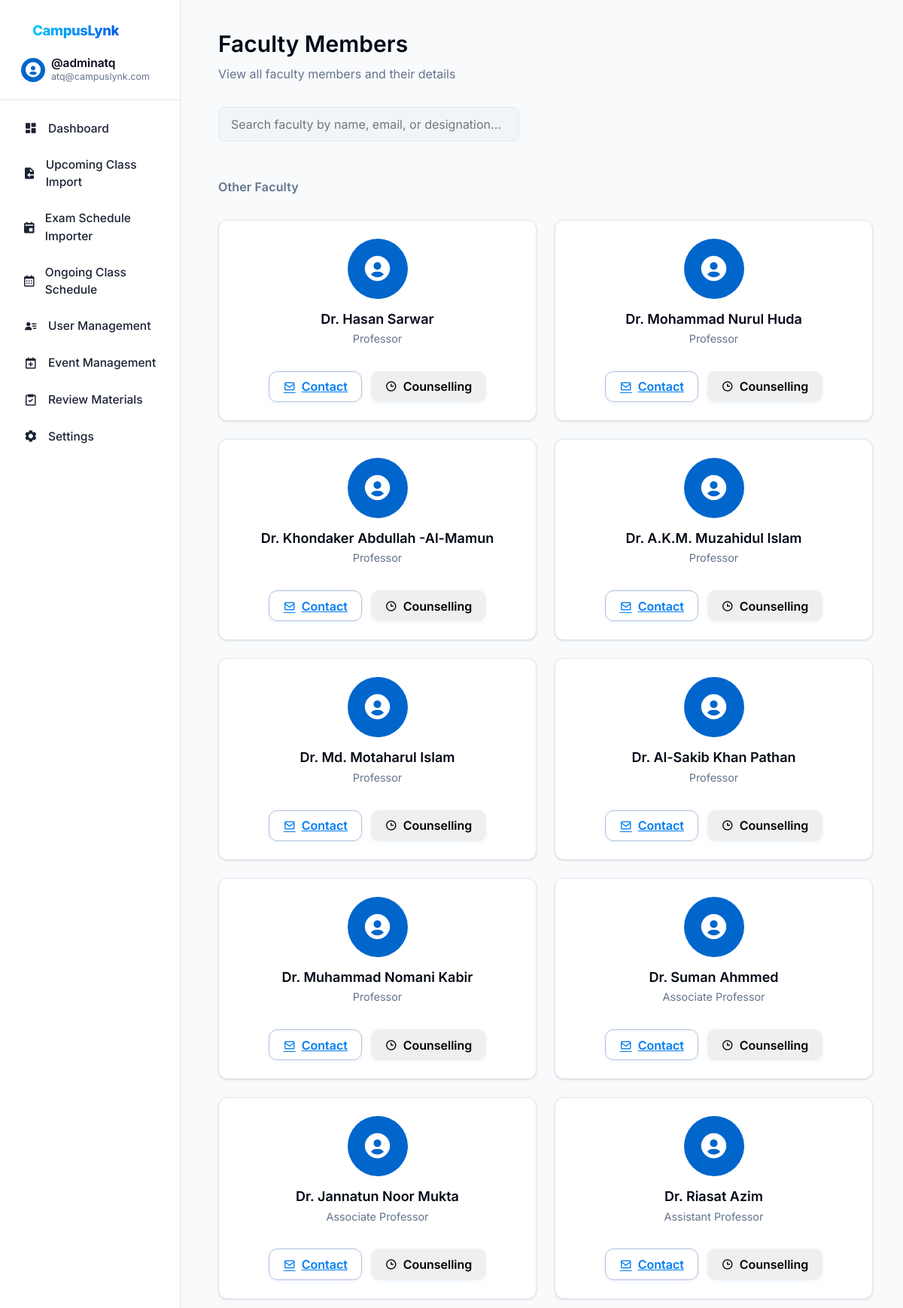
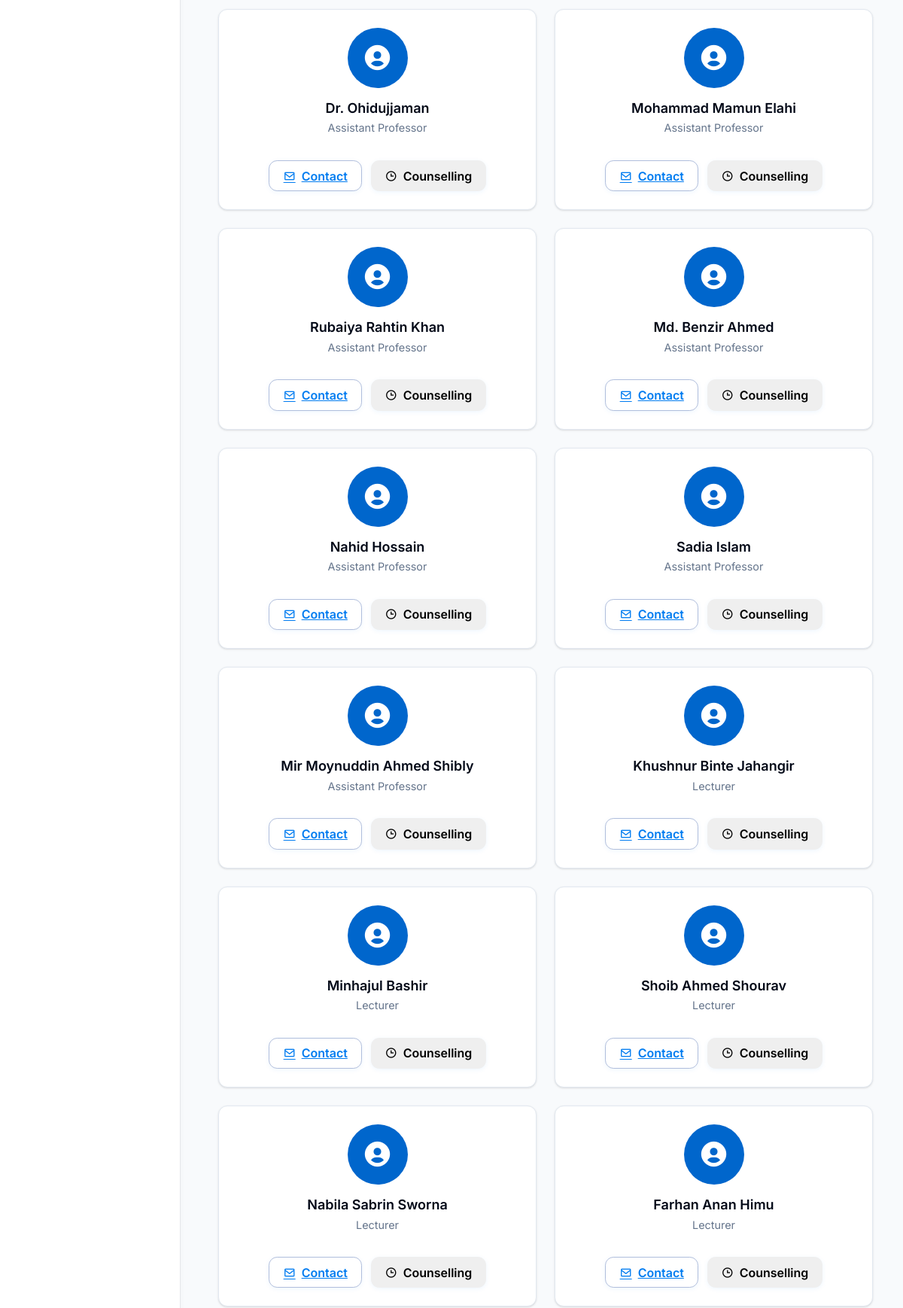
/faculty.php (signed in, upper part), run on the app's committed database (2 pictures, top to bottom).
### tables this page shows
CREATE TABLE `users` (
  `id` int(11) NOT NULL,
  `username` varchar(255) NOT NULL,
  `email` varchar(255) NOT NULL,
  `password` varchar(255) NOT NULL,
  `role` enum('student','faculty','admin') NOT NULL,
  `name` varchar(255) NOT NULL
);

CREATE TABLE `faculty` (
  `id` int(11) NOT NULL,
  `name` varchar(255) NOT NULL,
  `designation` varchar(255) NOT NULL,
  `email` varchar(255) DEFAULT NULL
);

### faculty.php (the view, shortened to what this page needs)
<?php
try {
    $database = new Database();
    $db = $database->getConnection();
    $query = $db->prepare("SELECT * FROM faculty");
    $query->execute();
    $facultyList = $query->fetchAll(PDO::FETCH_ASSOC);
} catch (PDOException $e) {
    $facultyList = [];
    $error = "Database Error: " . htmlspecialchars($e->getMessage());
}
$pinnedFacultyIds = [];
?>
<!DOCTYPE html>
<html lang="en">
<head>
    <link href='https://unpkg.com/boxicons@2.1.4/css/boxicons.min.css' rel='stylesheet'>
    <link rel="stylesheet" href="css/base.css">
    <link rel="stylesheet" href="css/layout.css">
    <link rel="stylesheet" href="css/components.css">
    <link rel="stylesheet" href="css/faculty.css">
</head>
<body>
<div class="dashboard-layout">
  <?php include 'sidebar.php'; ?>
  <main id="main-content" class="main-content fade-transition fade-out" style="">
    <section class="welcome-section">
        <h1>Faculty Members</h1>
        <p class="text-muted">View all faculty members and their details</p>
    </section>
    <div class="faculty-search-bar" style="margin-bottom: 1.5rem; max-width: 400px;">
        <input type="text" id="facultySearch" class="form-input" placeholder="Search faculty by name, email, or designation..." oninput="filterFaculty()">
    </div>
    <div class="faculty-grid" id="facultyGrid">
        <?php
        $pinned = [];
        $others = [];
        foreach ($facultyList as $faculty) {
            if (in_array($faculty['id'], $pinnedFacultyIds)) {
                $pinned[] = $faculty;
            } else {
                $others[] = $faculty;
            }
        }
        ?>
        <?php if (!empty($others)): ?>
            <div class="faculty-section-label" style="grid-column: 1 / -1; font-weight: 600; color: var(--muted-foreground); margin: 1.5rem 0 0.5rem 0;">Other Faculty</div>
            <?php foreach ($others as $faculty): ?>
                <div class="faculty-card" data-name="<?php echo htmlspecialchars(strtolower($faculty['name'])); ?>" data-email="<?php echo htmlspecialchars(strtolower($faculty['email'])); ?>" data-title="<?php echo htmlspecialchars(strtolower($faculty['designation'] ?? '')); ?>">
                    <div class="faculty-avatar">
                        <i class='bx bxs-user-circle'></i>
                    </div>
                    <h3 class="faculty-name"><?php echo htmlspecialchars($faculty['name']); ?></h3>
                    <p class="faculty-title"><?php echo htmlspecialchars($faculty['designation'] ?? 'Faculty Member'); ?></p>
                    <div class="faculty-actions">
                        <a href="mailto:<?php echo htmlspecialchars($faculty['email']); ?>" class="btn btn-outline btn-sm">
                            <i class='bx bx-envelope'></i>
                            Contact
                        </a>
                        <button class="btn btn-secondary btn-sm counselling-btn" data-faculty-id="<?php echo $faculty['id']; ?>" data-faculty-name="<?php echo htmlspecialchars($faculty['name']); ?>">
                            <i class='bx bx-time'></i>
                            Counselling
                        </button>
                    </div>
                </div>
            <?php endforeach; ?>
        <?php endif; ?>
    </div>
  </main>
</div>
</body>
</html>

### sidebar.php (shortened to what this page needs)
<?php
try {
    $sidebar_database = new Database();
    $sidebar_db = $sidebar_database->getConnection();
    $sidebar_query = $sidebar_db->prepare("SELECT * FROM users WHERE email = ?");
    $sidebar_query->execute([$_SESSION['useremail']]);
    $sidebar_user = $sidebar_query->fetch(PDO::FETCH_ASSOC);
} catch (PDOException $e) {
    header("Location: login.php?error=Database Error: " . urlencode($e->getMessage()));
    exit();
}
$current_page = basename($_SERVER['PHP_SELF']);
$role = $sidebar_user['role'];
?>
<link href='https://unpkg.com/boxicons@2.1.4/css/boxicons.min.css' rel='stylesheet'>
<aside class="sidebar">
    <div class="sidebar-header">
        <div class="logo-and-title-div">
            <div class="sidebar-brand">
                <a href="index.php" class="navbar-brand sidebar-logo"><span>CampusLynk</span></a>
            </div>
        </div>
        <a href="<?php echo $role === 'faculty' ? 'faculty_dashboard.php' : ($role === 'admin' ? 'admin_dashboard.php' : 'profile.php'); ?>" class="user-info">
            <div class="user-avatar">
                <i class='bx bxs-user-circle'></i>
            </div>
            <div class="user-details">
                <h3 class="user-name"><?php echo '@' . htmlspecialchars($sidebar_user['username']); ?></h3>
                <p class="user-email"><?php echo htmlspecialchars($sidebar_user['email']); ?></p>
            </div>
        </a>
    </div>
    <div class="sidebar-content">
        <ul class="nav-links">
            <?php if ($role === 'admin'): ?>
                <li>
                    <a href="admin_dashboard.php" class="nav-link <?php echo $current_page === 'admin_dashboard.php' ? 'active' : ''; ?>">
                        <i class='bx bxs-dashboard'></i>
                        <span>Dashboard</span>
                    </a>
                </li>
                <li>
                    <a href="admin_dataimport.php" class="nav-link <?php echo $current_page === 'admin_dataimport.php' ? 'active' : ''; ?>">
                        <i class='bx bxs-file-import'></i>
                        <span>Upcoming Class Import</span>
                    </a>
                </li>
                <li>
                    <a href="admin_exam_import.php" class="nav-link <?php echo $current_page === 'admin_exam_import.php' ? 'active' : ''; ?>">
                        <i class='bx bxs-calendar-event'></i>
                        <span>Exam Schedule Importer</span>
                    </a>
                </li>
                <li>
                    <a href="admin_class_schedule.php" class="nav-link <?php echo $current_page === 'admin_class_schedule.php' ? 'active' : ''; ?>">
                        <i class='bx bx-calendar'></i>
                        <span>Ongoing Class Schedule</span>
                    </a>
                </li>
                <li>
                    <a href="admin_users.php" class="nav-link <?php echo $current_page === 'admin_users.php' ? 'active' : ''; ?>">
                        <i class='bx bxs-user-detail'></i>
                        <span>User Management</span>
                    </a>
                </li>
                <li>
                    <a href="admin_event_management.php" class="nav-link <?php echo $current_page === 'admin_event_management.php' ? 'active' : ''; ?>">
                        <i class='bx bx-calendar-plus'></i>
                        <span>Event Management</span>
                    </a>
                </li>
                <li>
                    <a href="admin_review_materials.php" class="nav-link <?php echo $current_page === 'admin_review_materials.php' ? 'active' : ''; ?>">
                        <i class='bx bx-task'></i>
                        <span>Review Materials</span>
                    </a>
                </li>
                <li>
                    <a href="admin_settings.php" class="nav-link <?php echo $current_page === 'admin_settings.php' ? 'active' : ''; ?>">
                        <i class='bx bxs-cog'></i>
                        <span>Settings</span>
                    </a>
                </li>
            <?php endif; ?>
        </ul>
    </div>
</aside>

### css/base.css (style rules this page uses)
:root { --background: #ffffff; --foreground: #020817; --card: #ffffff; --card-foreground: #020817; --popover: #ffffff; --popover-foreground: #020817; --primary: #0066cc; --primary-foreground: #ffffff; --secondary: #f1f5f9; --secondary-foreground: #0f172a; --muted: #f1f5f9; --muted-foreground: #64748b; --accent: #f1f5f9; --accent-foreground: #0f172a; --destructive: #ef4444; --destructive-foreground: #ffffff; --success: #16a34a; --success-foreground: #ffffff; --border: #e2e8f0; --input: #e2e8f0; --ring: #0066cc; --spacing-1: 0.25rem; --spacing-2: 0.5rem; --spacing-3: 0.75rem; --spacing-4: 1rem; --spacing-5: 1.25rem; --spacing-6: 1.5rem; --spacing-8: 2rem; --spacing-10: 2.5rem; --spacing-12: 3rem; --radius-sm: 0.125rem; --radius: 0.5rem; --radius-md: 0.75rem; --radius-lg: 1rem; --shadow-sm: 0 1px 2px rgba(0, 0, 0, 0.05); --shadow: 0 1px 3px rgba(0, 0, 0, 0.1), 0 1px 2px rgba(0, 0, 0, 0.06); --shadow-md: 0 4px 6px -1px rgba(0, 0, 0, 0.1), 0 2px 4px -1px rgba(0, 0, 0, 0.06); --shadow-lg: 0 10px 15px -3px rgba(0, 0, 0, 0.1), 0 4px 6px -2px rgba(0, 0, 0, 0.05); }
* { margin: 0; padding: 0; box-sizing: border-box; font-family: 'Inter', sans-serif; }
body { background-color: var(--background); color: var(--foreground); line-height: 1.5; }
h1, h2, h3, h4, h5, h6 { font-weight: 600; line-height: 1.25; margin-bottom: var(--spacing-4); }
h1 { font-size: 2.25rem; }
h3 { font-size: 1.5rem; }
.text-muted { color: var(--muted-foreground); }

### css/components.css (style rules this page uses)
.form-input, .form-select { padding: 0.5rem 0.9rem; font-size: 0.97rem; border-radius: var(--radius); background: rgba(255,255,255,0.92); border: 1px solid var(--border); color: var(--foreground); transition: border 0.18s, box-shadow 0.18s; }
.btn, .btn-primary, .btn-outline, .btn-glass { display: inline-flex; align-items: center; justify-content: center; padding: 0.48rem 1.15rem; font-size: 1rem; font-weight: 600; border-radius: 0.7rem; border: none; outline: none; box-shadow: 0 1.5px 6px 0 rgba(0,124,240,0.07); transition: background 0.18s, color 0.18s, box-shadow 0.18s, border 0.18s, outline 0.18s; cursor: pointer; gap: 0.5rem; min-width: 96px; user-select: none; }
.btn-outline { background: transparent; color: #007cf0 !important; border: 1.5px solid #b0bedc; }
.fade-transition { opacity: 0; transition: opacity 0.35s cubic-bezier(.4,0,.2,1); }
.fade-transition.fade-in { opacity: 1; }

### css/faculty.css (style rules this page uses)
.faculty-grid { display: grid; grid-template-columns: repeat(auto-fill, minmax(280px, 1fr)); gap: 1.5rem; align-items: stretch; }
.faculty-card { background-color: var(--card); border: 1px solid var(--border); border-radius: 0.75rem; padding: 1.5rem; text-align: center; transition: all 0.2s ease-in-out; display: flex; flex-direction: column; align-items: center; box-shadow: 0 1px 3px 0 rgba(0, 0, 0, 0.1), 0 1px 2px -1px rgba(0, 0, 0, 0.1); }
.faculty-avatar { width: 80px; height: 80px; border-radius: 50%; background-color: var(--primary); color: var(--primary-foreground); display: flex; justify-content: center; align-items: center; font-size: 2.5rem; margin-bottom: 1rem; flex-shrink: 0; }
.faculty-name { font-size: 1.125rem; font-weight: 600; margin-bottom: 0.25rem; display: flex; align-items: center; justify-content: center; gap: 0.25rem; }
.faculty-title { font-size: 0.9rem; color: var(--muted-foreground); margin-bottom: 1rem; }
.faculty-search-bar { display: flex; align-items: center; gap: 0.75rem; margin-bottom: 1.5rem; }
.faculty-search-bar .form-input { width: 100%; padding: 0.75rem 1rem; border-radius: var(--radius); border: 1px solid var(--border); background: var(--muted); font-size: 1rem; transition: border-color 0.2s; }
.faculty-section-label { font-size: 1rem; font-weight: 600; margin-bottom: 0.5rem; letter-spacing: 0.01em; }
.faculty-actions { display: flex; flex-wrap: wrap; gap: 0.75rem; justify-content: center; margin-top: auto; padding-top: 1rem; }

### data on the page
users: username "adminatq", email "atq@campuslynk.com"
faculty: name "Dr. Hasan Sarwar", designation "Professor"
faculty: name "Dr. Mohammad Nurul Huda", designation "Professor"
faculty: name "Dr. Khondaker Abdullah -Al-Mamun", designation "Professor"
faculty: name "Dr. A.K.M. Muzahidul Islam", designation "Professor"
faculty: name "Dr. Md. Motaharul Islam", designation "Professor"
faculty: name "Dr. Al-Sakib Khan Pathan", designation "Professor"
faculty: name "Dr. Muhammad Nomani Kabir", designation "Professor"
faculty: name "Dr. Suman Ahmmed", designation "Associate Professor"
faculty: name "Dr. Jannatun Noor Mukta", designation "Associate Professor"
faculty: name "Dr. Riasat Azim", designation "Assistant Professor"
faculty: name "Dr. Ohidujjaman", designation "Assistant Professor"
faculty: name "Mohammad Mamun Elahi", designation "Assistant Professor"
faculty: name "Rubaiya Rahtin Khan", designation "Assistant Professor"
faculty: name "Md. Benzir Ahmed", designation "Assistant Professor"
faculty: name "Nahid Hossain", designation "Assistant Professor"
faculty: name "Sadia Islam", designation "Assistant Professor"
faculty: name "Mir Moynuddin Ahmed Shibly", designation "Assistant Professor"
faculty: name "Khushnur Binte Jahangir", designation "Lecturer"
faculty: name "Minhajul Bashir", designation "Lecturer"
faculty: name "Shoib Ahmed Shourav", designation "Lecturer"
faculty: name "Nabila Sabrin Sworna", designation "Lecturer"
faculty: name "Farhan Anan Himu", designation "Lecturer"
